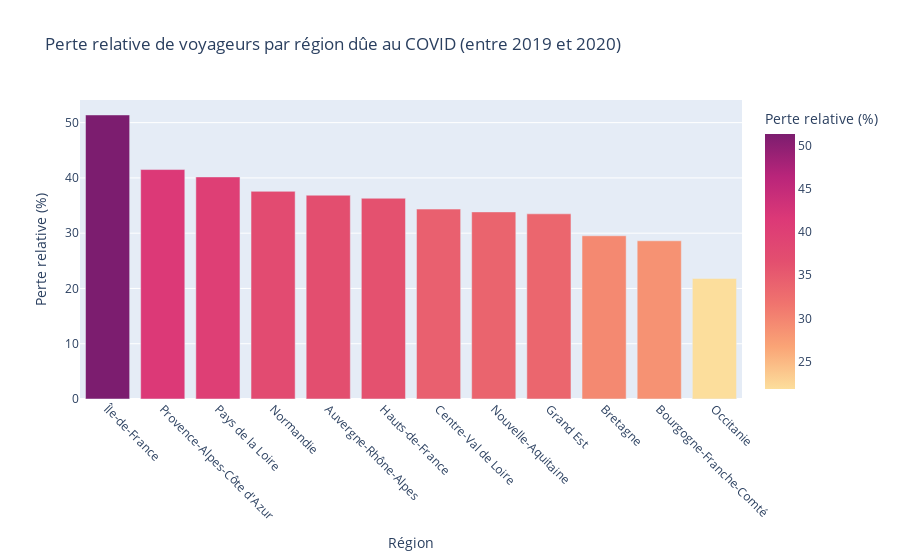

The code cell stored with this chart in its notebook:
### Code cell
region_year_travelers = gares_communes.groupby(['Année', 'nom_region'])['Total Voyageurs'].sum().reset_index()
region_year_travelers_2019_2020 = region_year_travelers.query('Année in ["2019", "2020"]').reset_index(drop=True)

region_year_travelers_loss = region_year_travelers_2019_2020.pivot(index='nom_region', columns='Année', values='Total Voyageurs').reset_index()

region_year_travelers_loss["relative_loss"] = ((region_year_travelers_loss["2019"] - region_year_travelers_loss["2020"]) / region_year_travelers_loss["2019"] * 100).round(2)

df_loss = region_year_travelers_loss.copy()
df_loss = df_loss.sort_values("relative_loss", ascending=False)

fig = px.bar(
    df_loss,
    x="nom_region",
    y="relative_loss",
    labels={"nom_region": "Région", "relative_loss": "Perte relative (%)"},
    title="Perte relative de voyageurs par région dûe au COVID (entre 2019 et 2020)",
    color="relative_loss",
    color_continuous_scale="Sunsetdark"
)
fig.update_layout(xaxis_tickangle=45)
fig.show()

### Figure 1 — Plotly figure (JSON) as saved in the notebook; plotly's stock layout.template omitted (floating-point values rounded to 4 significant figures)
{"data": [{"hovertemplate": "Région=%{x}<br>Perte relative (%)=%{marker.color}<extra></extra>", "legendgroup": "", "marker": {"color": [51.39, 41.51, 40.18, 37.57, 36.87, 36.32, 34.36, 33.85, 33.5, 29.53, 28.62, 21.81], "coloraxis": "coloraxis", "pattern": {"shape": ""}}, "name": "", "orientation": "v", "showlegend": false, "textposition": "auto", "type": "bar", "x": ["Île-de-France", "Provence-Alpes-Côte d'Azur", "Pays de la Loire", "Normandie", "Auvergne-Rhône-Alpes", "Hauts-de-France", "Centre-Val de Loire", "Nouvelle-Aquitaine", "Grand Est", "Bretagne", "Bourgogne-Franche-Comté", "Occitanie"], "xaxis": "x", "y": [51.39, 41.51, 40.18, 37.57, 36.87, 36.32, 34.36, 33.85, 33.5, 29.53, 28.62, 21.81], "yaxis": "y"}], "layout": {"barmode": "relative", "coloraxis": {"colorbar": {"title": {"text": "Perte relative (%)"}}, "colorscale": [[0, "rgb(252, 222, 156)"], [0.1667, "rgb(250, 164, 118)"], [0.3333, "rgb(240, 116, 110)"], [0.5, "rgb(227, 79, 111)"], [0.6667, "rgb(220, 57, 119)"], [0.8333, "rgb(185, 37, 122)"], [1, "rgb(124, 29, 111)"]]}, "legend": {"tracegroupgap": 0}, "title": {"text": "Perte relative de voyageurs par région dûe au COVID (entre 2019 et 2020)"}, "xaxis": {"anchor": "y", "domain": [0, 1], "tickangle": 45, "title": {"text": "Région"}}, "yaxis": {"anchor": "x", "domain": [0, 1], "title": {"text": "Perte relative (%)"}}}}
